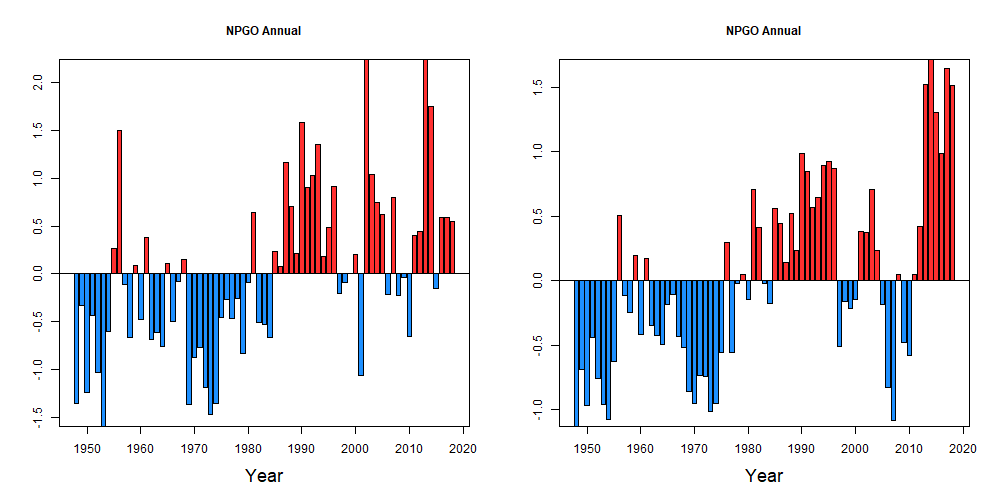

Write R code to recreate this figure.
# This is used to plot env conditions
# rm(list=ls())
library(tidyverse)
library(ggplot2)

source(here::here("code","functions", "get_env_plot_functions.R"))

env_data <- read_csv(here::here("data","Environmental_Data_Plot.csv"))

env_data <- env_data %>%
            mutate(eisst_a = eisst-mean(eisst),
                   pos = eisst_a >=0)

ggplot(env_data,aes(x = yr, y = eisst)) + geom_line()

ggplot(env_data, aes(x = yr, y = eisst_a, fill = pos)) +
  geom_col(position = "identity", colour = "black", size = 0.25) +
  scale_fill_manual(values = c("#CCEEFF", "#FFDDDD"), guide = FALSE) +
  theme_bw()

for (i in 1:length(y)){

ylab<-switch(y[i],"eisst"="Entrance Island SST",
  "pisst"="Pine Island SST",
  "frdmn"="Fraser River Discharge (mean)",
  "peak"="Fraser River Discharge (peak)",
  "pdo"="Pacific Decadal Osciallation",
  "GOA.SST.Sum"="GOA SST Summer","NPGO.Sum"="NPGO Summer",
  "GOA.SST.Win"="GOA SST Winter","NPGO.Win"="NPGO Winter",
  "GOA.SST.Ann"="GOA SST Annual","NPGO.Ann"="NPGO Annual",
  "Pink"="North Pacific Pink","Sockeye"="North Pacific Sockeye",
  "Chum"="North Pacific Chum","Salmon_Total"="North Pacific Total Salmon",
  "Shu_fry_len"="Shuswap Fry Mean Length",
  "Shu_fry_wt"="Shuswap Fry Mean Weight",
  "Que_fry_len"="Quesnel Fry Mean Length",
  "Que_fry_wt"="Quesnel Fry Mean Weight"#,
  #"GOA.Chl.Sum"="GOA Chla Summer"
  )
}


png("plot_env.png",width = 1000,height = 500)
par(mfrow = c(1,2))
#pdf("2022_Sockeye_Forecast_Env.png",width = 11,height = 7)
i = 1 
Plot.ev(ev=getev(ev.list=y[i],ev.mat=df,avg.last.yr = NA),
        main=ylab,yr.offset=0,main.brood=as.numeric(fcyr)-3,cyc=F,
        axis.label="") 
i = 2 
Plot.ev(ev=getev(ev.list=y[i],ev.mat=df,avg.last.yr = NA),
        main=ylab,yr.offset=0,main.brood=as.numeric(fcyr)-3,cyc=F,
        axis.label="") 

dev.off()


